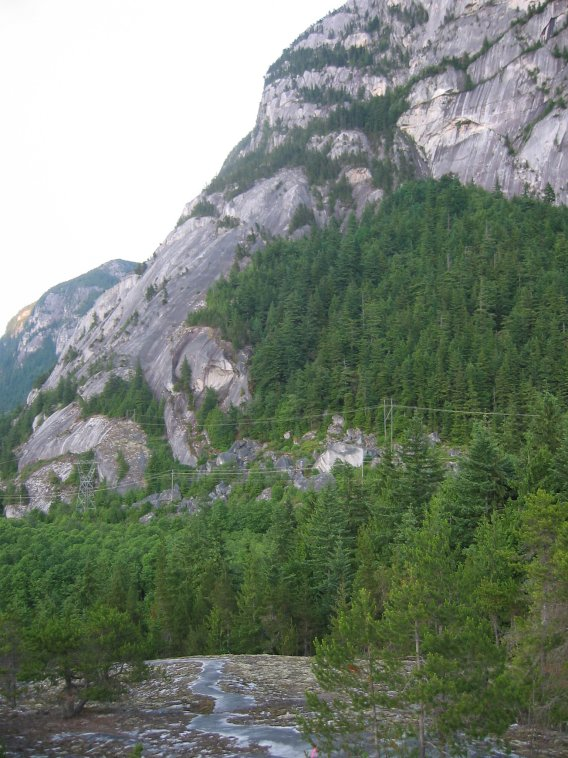
#> input picture imgs/img01.jpg, 568 x 758 px
$ python image_stitching.py
#> lines starting #> are read from the running program, lines starting #| are printed output that depends on the picture
import argparse
import glob
import os
import cv2 as cv
import numpy as np


def load_images(pattern):
    if os.path.isdir(pattern):
        exts = ('.jpg', '.jpeg', '.png', '.bmp', '.tif', '.tiff')
        filenames = sorted(f for f in os.listdir(pattern) if f.lower().endswith(exts))
        paths = [os.path.join(pattern, f) for f in filenames]
    else:
        paths = sorted(glob.glob(pattern))

    imgs = [cv.imread(p) for p in paths]
    imgs = [im for im in imgs if im is not None]
    return imgs, paths


def create_detector(name='orb'):
    name = name.lower()
    if name == 'sift':
        try:
            return cv.SIFT_create()
        except Exception:
            raise RuntimeError('SIFT not available in this OpenCV build')
    # default ORB
    return cv.ORB_create(5000)


def detect_and_compute(detector, img):
    gray = cv.cvtColor(img, cv.COLOR_BGR2GRAY)
    kp, desc = detector.detectAndCompute(gray, None)
    return kp, desc


def match_descriptors(desc1, desc2, detector_name='orb'):
    if desc1 is None or desc2 is None:
        return []
    if detector_name == 'sift':
        # FLANN matcher for SIFT (float descriptors)
        FLANN_INDEX_KDTREE = 1
        index_params = dict(algorithm=FLANN_INDEX_KDTREE, trees=5)
        search_params = dict(checks=50)
        matcher = cv.FlannBasedMatcher(index_params, search_params)
        matches = matcher.knnMatch(desc1, desc2, k=2)
    else:
        # Hamming matcher for ORB (binary descriptors)
        matcher = cv.BFMatcher(cv.NORM_HAMMING, crossCheck=False)
        matches = matcher.knnMatch(desc1, desc2, k=2)

    # ratio test
    good = []
    for m_n in matches:
        if len(m_n) < 2:
            continue
        m, n = m_n
        if m.distance < 0.75 * n.distance:
            good.append(m)
    return good


def find_homography(kp1, kp2, matches, reproj_thresh=4.0):
    if len(matches) < 4:
        return None, None
    pts1 = np.float32([kp1[m.queryIdx].pt for m in matches])
    pts2 = np.float32([kp2[m.trainIdx].pt for m in matches])
    H, mask = cv.findHomography(pts2, pts1, cv.RANSAC, reproj_thresh)
    return H, mask


def warp_pair(img_base, img_to_warp, H):
    # compute size of the stitched panorama
    h1, w1 = img_base.shape[:2]
    h2, w2 = img_to_warp.shape[:2]

    corners = np.array([[0,0], [w2,0], [w2,h2], [0,h2]], dtype=np.float32).reshape(-1,1,2)
    warped_corners = cv.perspectiveTransform(corners, H)
    all_corners = np.vstack((warped_corners, np.array([[[0,0]], [[w1,0]], [[w1,h1]], [[0,h1]]], dtype=np.float32)))

    [xmin, ymin] = np.int32(all_corners.min(axis=0).ravel() - 0.5)
    [xmax, ymax] = np.int32(all_corners.max(axis=0).ravel() + 0.5)
    translation = [-xmin, -ymin]

    H_trans = np.array([[1,0,translation[0]],[0,1,translation[1]],[0,0,1]])
    out_size = (xmax - xmin, ymax - ymin)

    result = cv.warpPerspective(img_to_warp, H_trans.dot(H), out_size)
    result[translation[1]:translation[1]+h1, translation[0]:translation[0]+w1] = blend_images(
        result[translation[1]:translation[1]+h1, translation[0]:translation[0]+w1], img_base)
    return result


def blend_images(dest_region, src):
    # dest_region and src must have same shape
    h, w = src.shape[:2]
    dest = dest_region.copy()
    if dest.shape[0] != h or dest.shape[1] != w:
        # resize dest region to match src (rare due to rounding)
        dest = cv.resize(dest, (w, h))
    # improved blending using distance transform (feathering) on overlap
    src_gray = cv.cvtColor(src, cv.COLOR_BGR2GRAY)
    dest_gray = cv.cvtColor(dest, cv.COLOR_BGR2GRAY)
    mask_src = (src_gray > 0).astype(np.uint8)
    mask_dest = (dest_gray > 0).astype(np.uint8)

    # if no overlap, just place src where dest is empty
    only_src = np.logical_and(mask_src == 1, mask_dest == 0)
    only_dest = np.logical_and(mask_dest == 1, mask_src == 0)
    overlap = np.logical_and(mask_src == 1, mask_dest == 1)

    out = dest.copy()
    out[only_src] = src[only_src]

    if not np.any(overlap):
        return out

    # prepare masks for distance transform (non-zero foreground)
    # distanceTransform requires 8-bit single-channel with non-zero pixels as foreground
    m_src = (mask_src * 255).astype(np.uint8)
    m_dest = (mask_dest * 255).astype(np.uint8)

    # compute distance to the nearest zero (background) inside each mask
    # invert masks so distance grows away from seam inside region
    # but using the mask directly yields distance to background which is fine for feathering
    dist_src = cv.distanceTransform(m_src, cv.DIST_L2, 5).astype(np.float32)
    dist_dest = cv.distanceTransform(m_dest, cv.DIST_L2, 5).astype(np.float32)

    # compute blending weights in overlap: weight_src = dist_src / (dist_src + dist_dest)
    denom = dist_src + dist_dest
    # avoid division by zero
    denom[denom == 0] = 1.0
    weight_src = dist_src / denom
    weight_dest = dist_dest / denom

    # expand to 3 channels
    weight_src_3 = np.repeat(weight_src[:, :, np.newaxis], 3, axis=2)
    weight_dest_3 = np.repeat(weight_dest[:, :, np.newaxis], 3, axis=2)

    # convert to float for blending
    src_f = src.astype(np.float32)
    dest_f = dest.astype(np.float32)

    # apply blending only in overlap region
    blended_overlap = (weight_src_3 * src_f + weight_dest_3 * dest_f).astype(np.uint8)
    out[overlap] = blended_overlap[overlap]
    return out


def stitch_images(images, detector_name='orb'):
    if len(images) == 0:
        return None
    detector = create_detector(detector_name)
    result = images[0].copy()

    for i in range(1, len(images)):
        img = images[i]
        kp1, desc1 = detect_and_compute(detector, result)
        kp2, desc2 = detect_and_compute(detector, img)

        matches = match_descriptors(desc1, desc2, detector_name)
        H, mask = find_homography(kp1, kp2, matches)
        if H is None:
            print(f"Warning: cannot find homography between images 0 and {i}. Skipping.")
            continue
        result = warp_pair(result, img, H)
    return result


def main():
    parser = argparse.ArgumentParser(description='Basic image stitching')
    parser.add_argument('--output', default='panorama.jpg')
    parser.add_argument('--detector', choices=['orb', 'sift'], default='orb')
    args = parser.parse_args()

    imgs, paths = load_images('imgs')
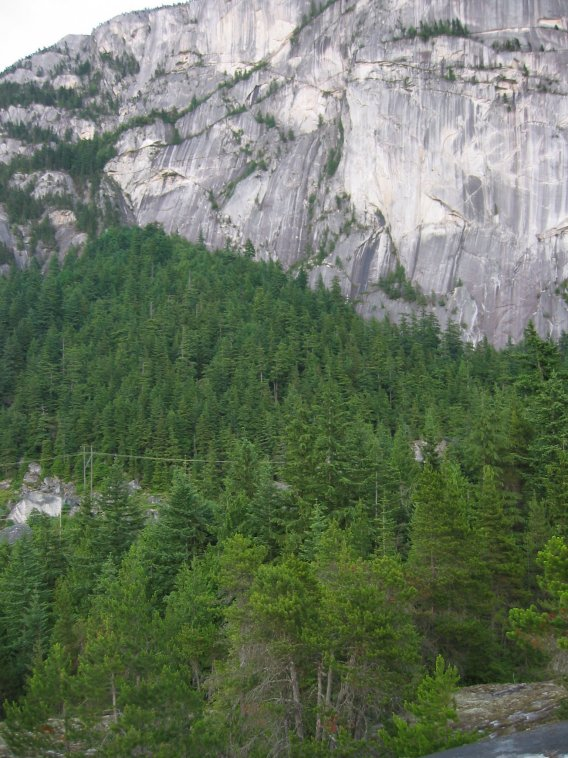
#> input picture imgs/img02.jpg, 568 x 758 px
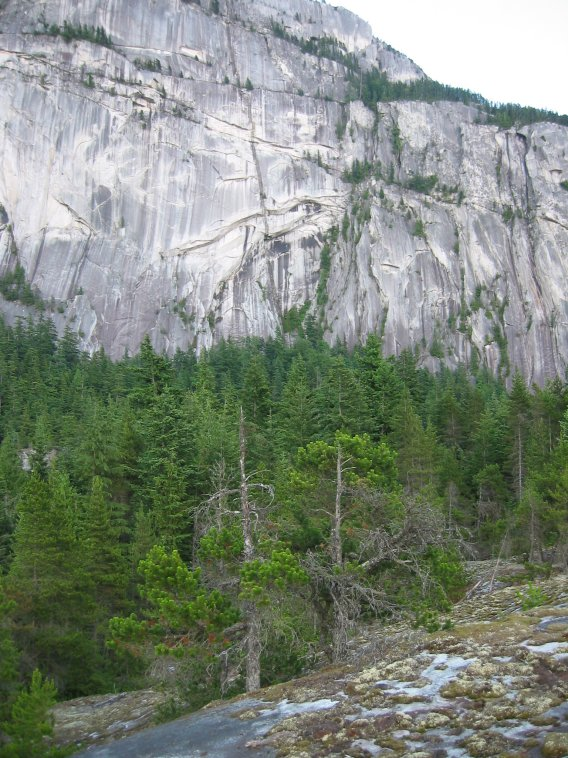
#> input picture imgs/img03.jpg, 568 x 758 px
#> in load_images, `imgs = [cv.imread(p) for p in paths]`: imgs = 3 items
#> imgs = 3 items; paths = ['imgs/img01.jpg', 'imgs/img02.jpg', 'imgs/img03.jpg']
    if len(imgs) < 2:
        print('Need at least two images to stitch')
        return

    pano = stitch_images(imgs, detector_name=args.detector)
#> in stitch_images, result is the input picture: shape (758, 568, 3); mean B, G, R 116.1, 130, 119.3
#> the loop in stitch_images, `for i in range(1, len(images)):` made 2 passes
#> (matches, h1 in warp_pair, w1 in warp_pair, h2 in warp_pair, w2 in warp_pair, corners in warp_pair, warped_corners in warp_pair, xmin in warp_pair) on pass 1: (870 matches, 758, 568, 758, 568, [[0, 0], [568, 0], [568, 758], [0, 758]], [[293, -31.7], [945.4, -137.4], [945.8, 760.9], [313, 691]], 0)
#> (matches, h1 in warp_pair, w1 in warp_pair, h2 in warp_pair, w2 in warp_pair, corners in warp_pair, xmin in warp_pair, ymin in warp_pair) on pass 2: (133 matches, 898, 946, 758, 568, [[0, 0], [568, 0], [568, 758], [0, 758]], 0, -371)
#> pass 1, in detect_and_compute, `gray = cv.cvtColor(img, cv.COLOR_BGR2GRAY)`:
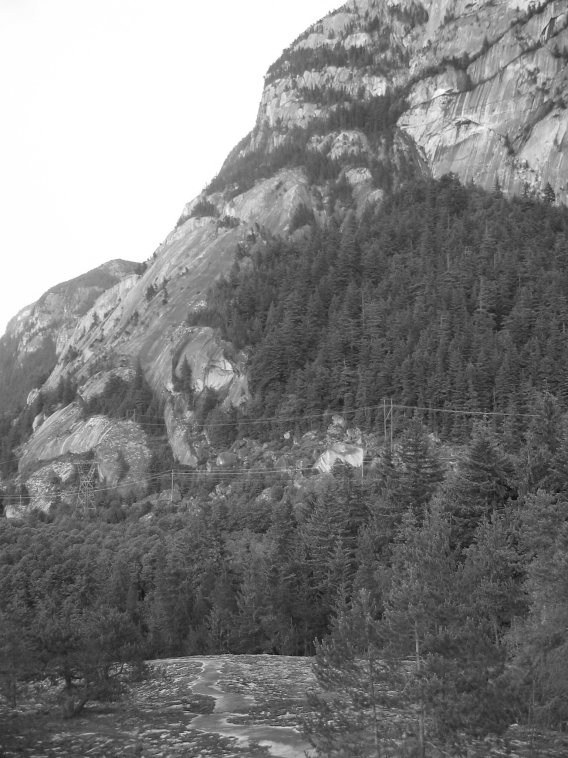
#> gray: shape (758, 568); min 11, max 255, mean 125.2
#> pass 1, in detect_and_compute (call 2), `gray = cv.cvtColor(img, cv.COLOR_BGR2GRAY)`:
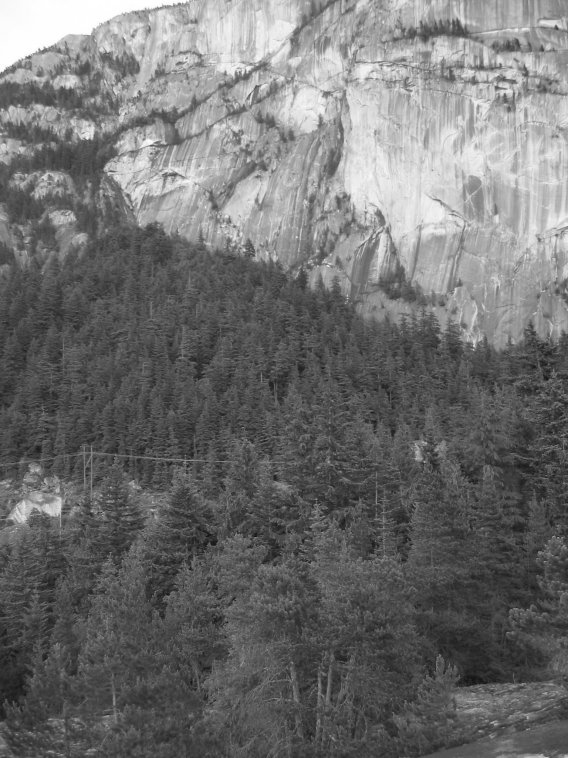
#> gray: shape (758, 568); min 15, max 255, mean 111.4
#> pass 1, in warp_pair, `result = cv.warpPerspective(img_to_warp, H_trans.dot(H), out_size)`:
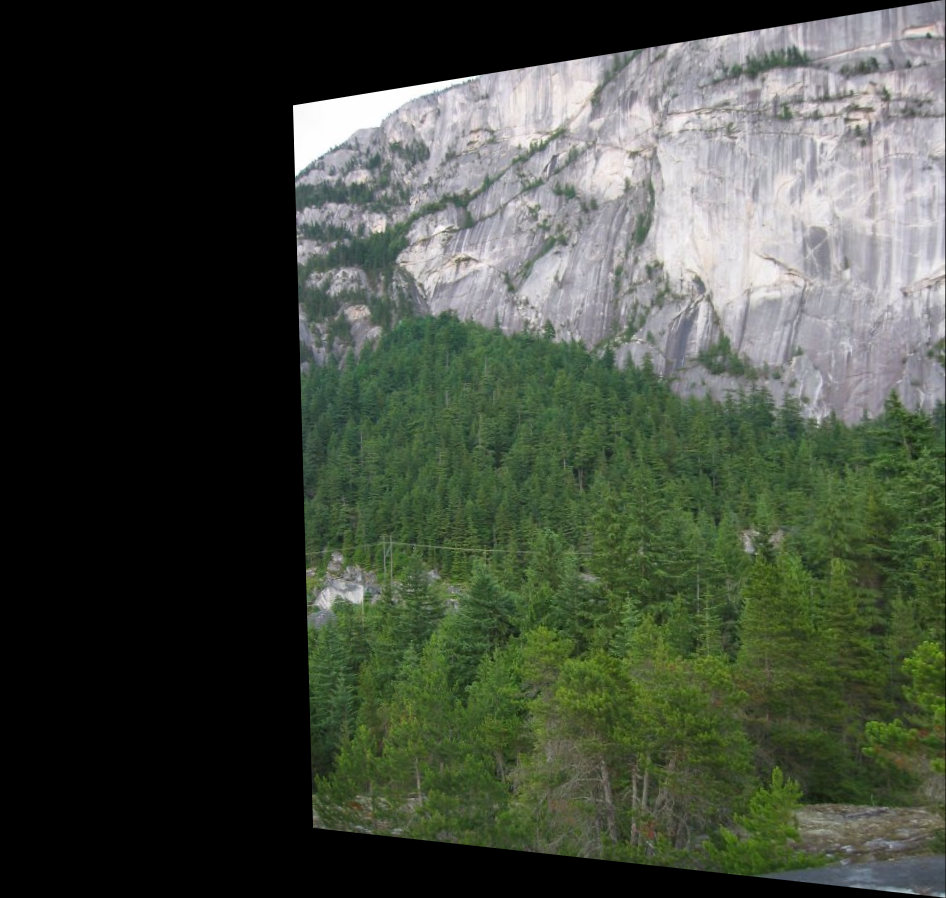
#> result: shape (898, 946, 3); mean B, G, R 61.1, 73.2, 66.2
#> pass 1, in blend_images, `dest = dest_region.copy()`:
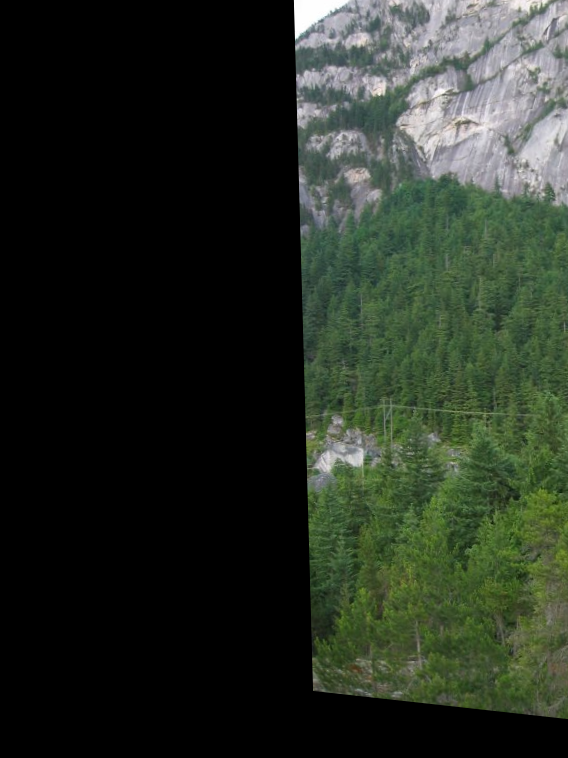
#> dest: shape (758, 568, 3); mean of channels 0, 1, 2 35.9, 46.1, 38.9; drawn as B, G, R
#> after the loop in stitch_images, `for i in range(1, len(images)):`:
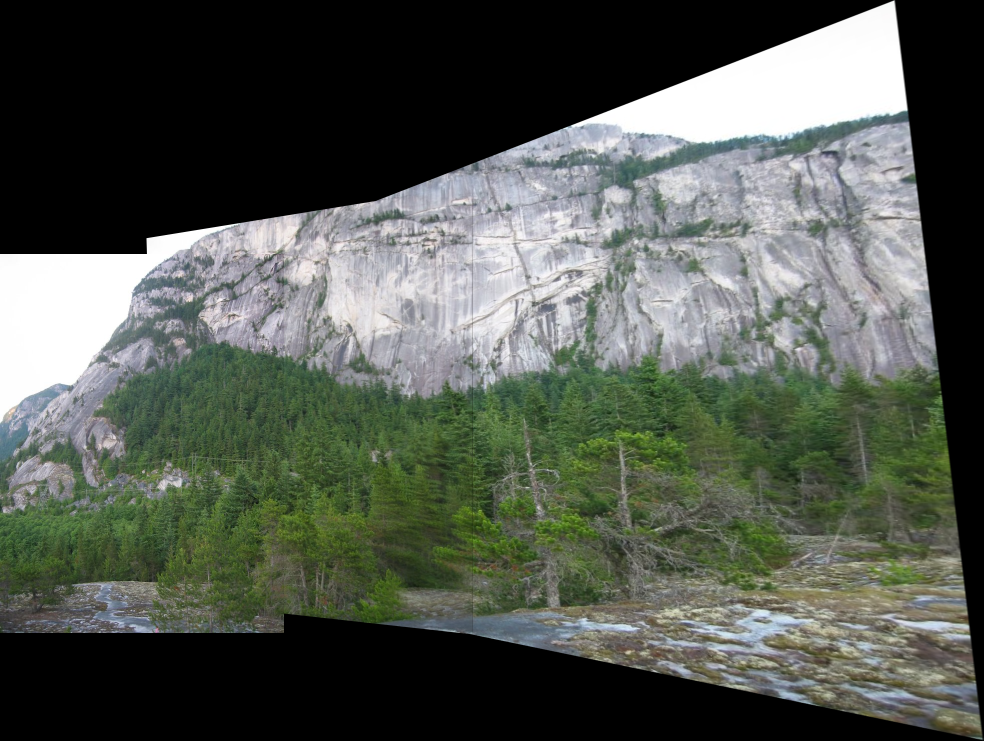
#> result: shape (1481, 1967, 3) (shown at 1/2 size); mean B, G, R 79.9, 88.3, 82.8
    if pano is None:
        print('Stitching failed')
        return

    cv.imwrite(args.output, pano)
    print(f'Panorama saved to {args.output}')


if __name__ == '__main__':
    main()
